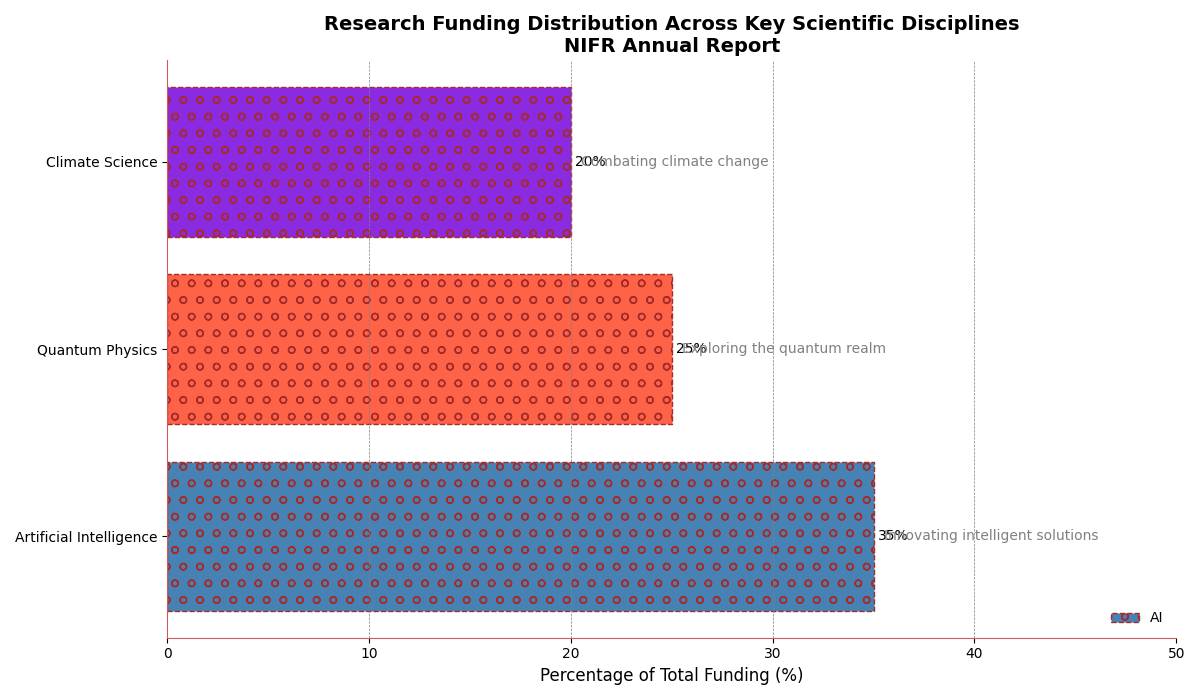

The script that drew this image:
import matplotlib.pyplot as plt

# Data preparation
disciplines = ['Artificial Intelligence', 'Quantum Physics', 'Climate Science']
funding_percentages = [35, 25, 20]
new_colors = ['#4682b4', '#ff6347', '#8a2be2']
descriptions = [
    "Innovating intelligent solutions",
    "Exploring the quantum realm",
    "Combating climate change"
]

# Create the plot
fig, ax = plt.subplots(figsize=(12, 7))
bars = ax.barh(disciplines, funding_percentages, color=new_colors, edgecolor='brown', linestyle='dashed', hatch='o')
ax.bar_label(bars, labels=[f'{p}%' for p in funding_percentages], label_type='edge', padding=3)
ax.set_xlabel('Percentage of Total Funding (%)', fontsize=12)
ax.set_title('Research Funding Distribution Across Key Scientific Disciplines\nNIFR Annual Report',
             fontsize=14, fontweight='bold')
ax.set_xlim(0, 50)

for bar, desc in zip(bars, descriptions):
    ax.text(bar.get_width() + 0.5, bar.get_y() + bar.get_height()/2, desc,
            va='center', ha='left', fontsize=10, color='grey')

# Random alterations in stylistic elements
ax.legend(['AI', 'QP', 'CS'], loc='lower right', fontsize=10, frameon=False)
ax.grid(True, which='both', axis='x', color='grey', linestyle='--', linewidth=0.5)
ax.spines['top'].set_visible(False)
ax.spines['right'].set_visible(False)
ax.spines['bottom'].set_color('#cd5c5c')
ax.spines['left'].set_color('#cd5c5c')

plt.tight_layout()
plt.show()
